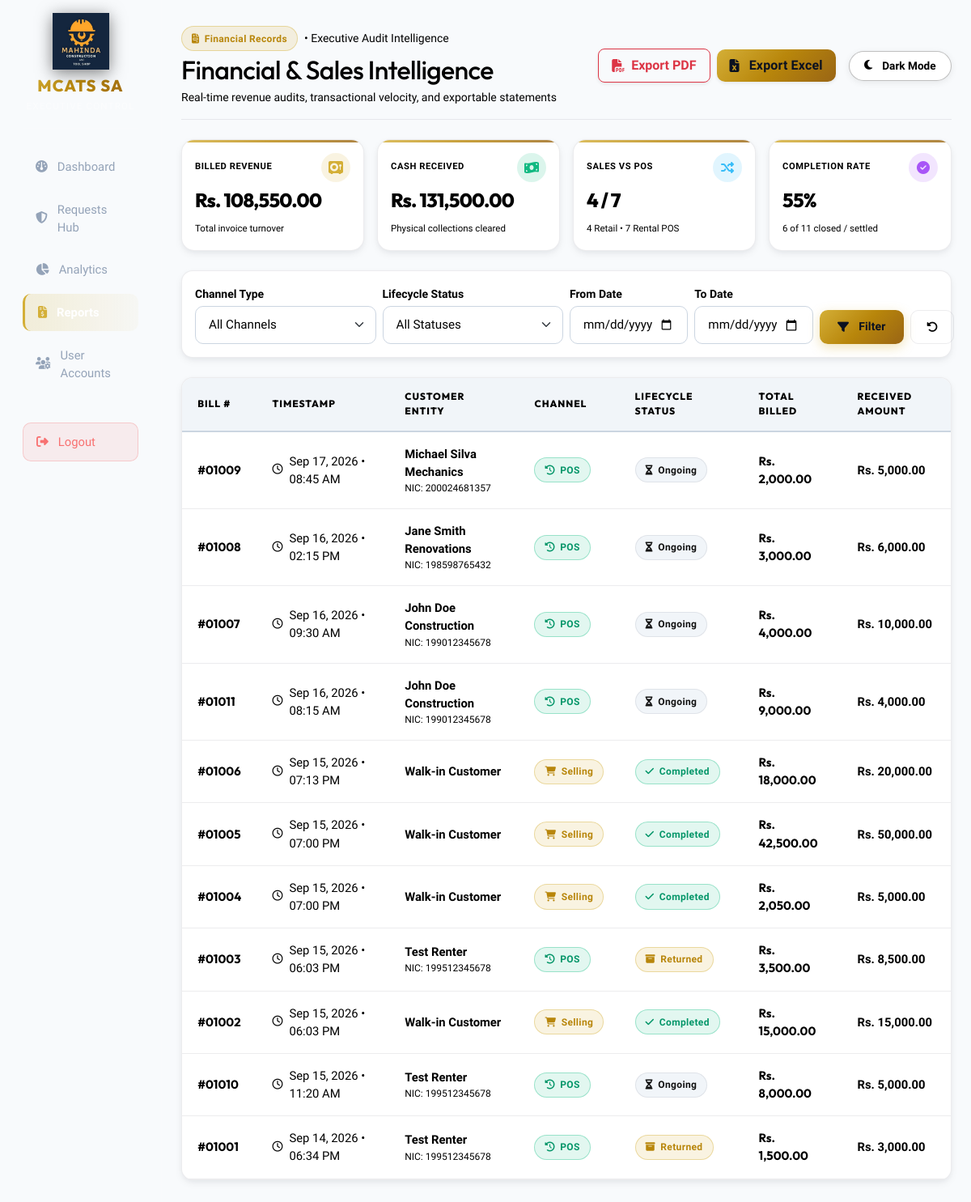
Screenshot of /views/admin/reports.php (signed in) with the database file from the repository.
### tables this page shows
CREATE TABLE IF NOT EXISTS `transactions` (
    `bill_number` int(11) NOT NULL AUTO_INCREMENT,
    `session_id` int(11) DEFAULT NULL,
    `customer_nic` varchar(20) DEFAULT NULL,
    `type` varchar(50) NOT NULL,
    `subtotal_lkr` decimal(10,2) DEFAULT 0.00,
    `discount_type` varchar(20) DEFAULT 'none',
    `discount_value` decimal(10,2) DEFAULT 0.00,
    `discount_amount` decimal(10,2) DEFAULT 0.00,
    `total_lkr` decimal(10,2) NOT NULL,
    `received_amount` decimal(10,2) DEFAULT 0.00,
    `balance_amount` decimal(10,2) DEFAULT 0.00,
    `advance_paid` decimal(10,2) DEFAULT 0.00,
    `free_equipment` text DEFAULT NULL,
    `notes` text DEFAULT NULL,
    `status` varchar(50) DEFAULT 'ongoing',
    `transaction_date` timestamp NOT NULL DEFAULT current_timestamp(),
    PRIMARY KEY (`bill_number`)
);

CREATE TABLE IF NOT EXISTS `customers` (
    `nic_number` varchar(20) NOT NULL,
    `phone_number` varchar(15) NOT NULL,
    `full_name` varchar(100) NOT NULL,
    `address` text DEFAULT NULL,
    PRIMARY KEY (`nic_number`)
);

### views/admin/reports.php (the view, shortened to what the rows shown need)
<?php
include_once __DIR__ . '/../../db.php';
$where_clauses = [];
$params = [];
$param_types = "";
$where_sql = count($where_clauses) > 0 ? "WHERE " . implode(" AND ", $where_clauses) : "";
$query = "
    SELECT
        t.bill_number,
        t.customer_nic,
        c.full_name,
        t.type,
        t.total_lkr,
        t.received_amount,
        t.balance_amount,
        t.transaction_date,
        t.status
    FROM transactions t
    LEFT JOIN customers c ON t.customer_nic = c.nic_number
    {$where_sql}
    ORDER BY t.transaction_date DESC
";
if (count($params) > 0) {
    $stmt = $conn->prepare($query);
    $stmt->bind_param($param_types, ...$params);
    $stmt->execute();
    $result = $stmt->get_result();
} else {
    $result = $conn->query($query);
}
$all_transactions = [];
if ($result && $result->num_rows > 0) {
    while ($row = $result->fetch_assoc()) {
        $all_transactions[] = $row;
    }
}
?>
<!DOCTYPE html>
<html lang="en">
<head>
    <link href="https://cdn.jsdelivr.net/npm/bootstrap@5.3.0/dist/css/bootstrap.min.css" rel="stylesheet">
    <link rel="stylesheet" href="https://cdnjs.cloudflare.com/ajax/libs/font-awesome/6.4.0/css/all.min.css">
    <link rel="stylesheet" href="../../css/luxury.css">
</head>
<body>
    <div class="container-fluid">
        <div class="row">
            <main class="col-md-9 ms-sm-auto col-lg-10 px-md-4 py-4">
                <div class="d-flex justify-content-between flex-wrap flex-md-nowrap align-items-center pt-2 pb-3 mb-4 border-bottom position-relative" style="border-color: var(--border-subtle) !important;">
                    <div>
                        <h1 class="h2 mb-0">Financial & Sales Intelligence</h1>
                    </div>
                </div>
                <div class="luxury-card overflow-hidden mb-5" id="reportData">
                    <div class="table-responsive">
                        <table class="luxury-table align-middle" id="transactionsTable">
                            <thead>
                                <tr>
                                    <th>Bill #</th>
                                    <th>Timestamp</th>
                                    <th>Customer Entity</th>
                                    <th>Channel</th>
                                    <th>Lifecycle Status</th>
                                    <th>Total Billed</th>
                                    <th>Received Amount</th>
                                </tr>
                            </thead>
                            <tbody>
                                <?php if (count($all_transactions) > 0): ?>
                                    <?php foreach($all_transactions as $row): ?>
                                    <tr>
                                        <td class="fw-bold text-muted" style="font-family: var(--font-heading);">
                                            #<?php echo str_pad(htmlspecialchars($row['bill_number']), 5, '0', STR_PAD_LEFT); ?>
                                        </td>
                                        <td>
                                            <div class="d-flex align-items-center gap-2">
                                                <i class="fa-regular fa-clock text-muted small"></i>
                                                <span><?php echo date('M d, Y', strtotime($row['transaction_date'])) . ' &bull; ' . date('h:i A', strtotime($row['transaction_date'])); ?></span>
                                            </div>
                                        </td>
                                        <td class="fw-bold">
                                            <?php echo htmlspecialchars($row['full_name'] ?? 'Walk-in Customer'); ?>
                                            <?php if($row['customer_nic']): ?>
                                                <small class="d-block text-muted fw-normal" style="font-size: 0.75rem;">NIC: <?php echo htmlspecialchars($row['customer_nic']); ?></small>
                                            <?php endif; ?>
                                        </td>
                                        <td>
                                            <?php if($row['type'] === 'selling'): ?>
                                                <span class="luxury-badge luxury-badge-gold"><i class="fa-solid fa-cart-shopping"></i> Selling</span>
                                            <?php else: ?>
                                                <span class="luxury-badge luxury-badge-emerald"><i class="fa-solid fa-clock-rotate-left"></i> POS</span>
                                            <?php endif; ?>
                                        </td>
                                        <td>
                                            <?php
                                                $st = strtolower($row['status']);
                                                if($st == 'completed') {
                                                    echo '<span class="luxury-badge luxury-badge-emerald"><i class="fa-solid fa-check"></i> Completed</span>';
                                                } elseif($st == 'returned') {
                                                    echo '<span class="luxury-badge luxury-badge-gold"><i class="fa-solid fa-box-archive"></i> Returned</span>';
                                                } elseif($st == 'cancelled') {
                                                    echo '<span class="luxury-badge luxury-badge-crimson"><i class="fa-solid fa-ban"></i> Cancelled</span>';
                                                } else {
                                                    echo '<span class="luxury-badge luxury-badge-slate"><i class="fa-solid fa-hourglass-half"></i> Ongoing</span>';
                                                }
                                            ?>
                                        </td>
                                        <td class="fw-bold" style="font-family: var(--font-heading); color: var(--gold-primary);">
                                            Rs. <?php echo number_format($row['total_lkr'], 2); ?>
                                        </td>
                                        <td class="fw-semibold">
                                            Rs. <?php echo number_format($row['received_amount'], 2); ?>
                                        </td>
                                    </tr>
                                    <?php endforeach; ?>
                                <?php else: ?>
                                    <tr><td colspan="7" class="text-center text-muted py-5"><i class="fa-solid fa-folder-open d-block fs-1 mb-2 opacity-50"></i>No transaction history recorded yet.</td></tr>
                                <?php endif; ?>
                            </tbody>
                        </table>
                    </div>
                </div>
            </main>
        </div>
    </div>
</body>
</html>

### rows the page displays
transactions: bill_number "01009", transaction_date "Sep 17, 2026", transaction_date "08:45 AM", customers.full_name "Michael Silva Mechanics", customer_nic "200024681357", type "renting" (drawn), status "Ongoing", total_lkr "2,000.00", received_amount "5,000.00"
transactions: bill_number "01008", transaction_date "Sep 16, 2026", transaction_date "02:15 PM", customers.full_name "Jane Smith Renovations", customer_nic "198598765432", type "renting" (drawn), status "Ongoing", total_lkr "3,000.00", received_amount "6,000.00"
transactions: bill_number "01007", transaction_date "Sep 16, 2026", transaction_date "09:30 AM", customers.full_name "John Doe Construction", customer_nic "199012345678", type "renting" (drawn), status "Ongoing", total_lkr "4,000.00", received_amount "10,000.00"
transactions: bill_number "01011", transaction_date "Sep 16, 2026", transaction_date "08:15 AM", customers.full_name "John Doe Construction", customer_nic "199012345678", type "renting" (drawn), status "Ongoing", total_lkr "9,000.00", received_amount "4,000.00"
transactions: bill_number "01006", transaction_date "Sep 15, 2026", transaction_date "07:13 PM", full_name "Walk-in Customer", type "selling" (drawn), status "completed" (drawn), total_lkr "18,000.00", received_amount "20,000.00"
transactions: bill_number "01005", transaction_date "Sep 15, 2026", transaction_date "07:00 PM", full_name "Walk-in Customer", type "selling" (drawn), status "completed" (drawn), total_lkr "42,500.00", received_amount "50,000.00"
transactions: bill_number "01004", transaction_date "Sep 15, 2026", transaction_date "07:00 PM", full_name "Walk-in Customer", type "selling" (drawn), status "completed" (drawn), total_lkr "2,050.00", received_amount "5,000.00"
transactions: bill_number "01003", transaction_date "Sep 15, 2026", transaction_date "06:03 PM", customers.full_name "Test Renter", customer_nic "199512345678", type "renting" (drawn), status "returned" (drawn), total_lkr "3,500.00", received_amount "8,500.00"
transactions: bill_number "01002", transaction_date "Sep 15, 2026", transaction_date "06:03 PM", full_name "Walk-in Customer", type "selling" (drawn), status "completed" (drawn), total_lkr "15,000.00", received_amount "15,000.00"
transactions: bill_number "01010", transaction_date "Sep 15, 2026", transaction_date "11:20 AM", customers.full_name "Test Renter", customer_nic "199512345678", type "renting" (drawn), status "Ongoing", total_lkr "8,000.00", received_amount "5,000.00"
transactions: bill_number "01001", transaction_date "Sep 14, 2026", transaction_date "06:34 PM", customers.full_name "Test Renter", customer_nic "199512345678", type "renting" (drawn), status "returned" (drawn), total_lkr "1,500.00", received_amount "3,000.00"

### other values shown
$kpi_total_revenue "108,550.00"
$kpi_total_received "131,500.00"
$kpi_selling_count "4"
$kpi_pos_count "7"
$rate "55"
$kpi_completed_count "6"
$total_recs "11"
